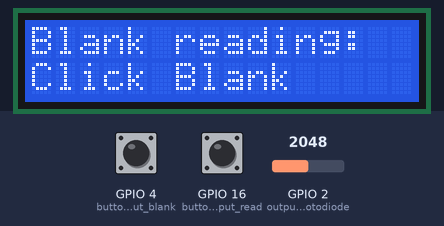
This sketch was run on a simulated ESP32. Parts: 16×2 character LCD. Inputs (shaded band) come from the test bench; at power-on: GPIO 4 (button_input_blank) HIGH, GPIO 16 (button_input_read) HIGH, GPIO 2 (output_photodiode) = 2048. What the sketch prints to the serial monitor is not drawn.

Above: at 2.9 s.
3.0 s: GPIO 4 (button_input_blank) pulled LOW for 0.15 s
At 3.6 s:
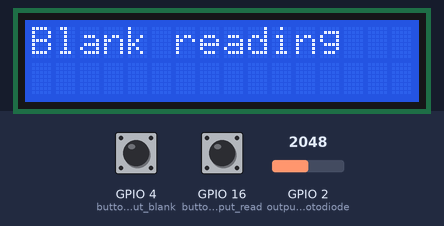
6.1 s: GPIO 16 (button_input_read) pulled LOW for 3.2 s
At 9.4 s:
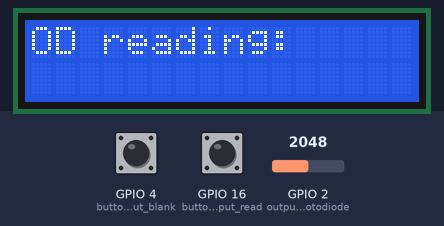
10.8 s: GPIO 4 (button_input_blank) pulled LOW for 3.2 s
At 18.0 s:
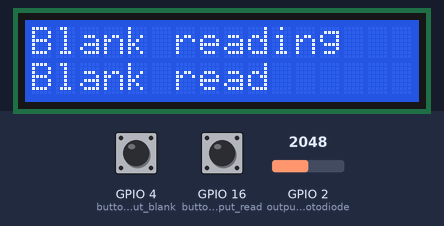
18.5 s: GPIO 4 (button_input_blank) pulled LOW for 1 s
At 19.6 s:
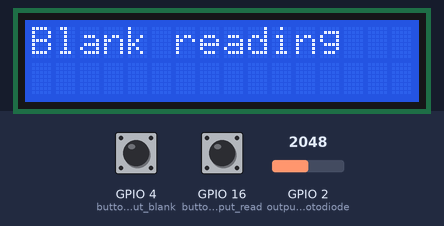
Timing chart, 0 to 21.5 s (numbered marks = the images above; inputs shaded):
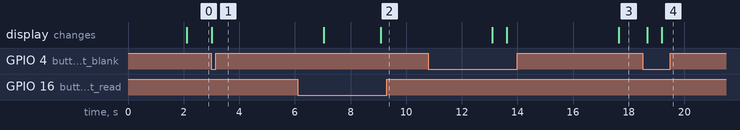

Measured:
- after the input at 3.0 s, the display: changes at once (image 1)
- after the input at 6.1 s, the display: first differs from a run without the input after 3.0 s (image 2)
- after the input at 10.8 s, the display: first differs from a run without the input after 2.8 s (image 3 shows a later state)
- after the input at 18.5 s, the display: first differs from a run without the input after 0.68 s (image 4)

The sketch:

seeFyou_backup.ino
```cpp
#include <Wire.h>
#include <LiquidCrystal_I2C.h>
#include <math.h>

// Arduino pins
// const int output_photodiode = A1;
// const int button_input_blank = A2;
// const int button_input_read = A3;

// ESP32 pins
const int output_photodiode = 2;
const int button_input_blank = 4;
const int button_input_read = 16;

// uncomment this (and below) and connect led to pin 15 if you want it to not stay on continuously, but how else will you know which way to put the cuvette in? lol
// const int ledPin = 15;

float blankReading = 0.0;
float value = 0.0;
LiquidCrystal_I2C lcd(0x27, 16, 2); // set the LCD address to 0x27 for a 16charsand2line display

void setup() {
  Serial.begin(9600);
  Serial.println("Starting");
  //analogReference(EXTERNAL);
  pinMode(output_photodiode, INPUT);
  pinMode(button_input_blank, INPUT_PULLUP);
  pinMode(button_input_read, INPUT_PULLUP);

  // Set welcome screen
  lcd.init(); // initialize the lcd
  lcd.backlight(); // open the backlight
  lcd.setCursor(2, 0);
  lcd.print("SemiQuant.com"); // Print a message to the LCD
  lcd.setCursor(2, 1); // set the cursor to column 2, line 1
  lcd.print("count4you"); // Print a message to the LCD.

  delay(2000);

  // Show Blank message
  lcd.clear();
  lcd.setCursor(0, 0);
  lcd.print("Blank reading:");
  lcd.setCursor(0, 1);
  lcd.print("Click Blank");

  // Wait for button_input_blank to be pressed
  while (digitalRead(button_input_blank) == HIGH) {
    // Wait for the button to be clicked
  }

  lcd.clear();
  lcd.print("Blank reading");
  // Get and display Blank reading
  blankReading = measureIntensity();
  Serial.print(blankReading);
  lcd.clear();
  lcd.setCursor(0, 0);
  lcd.print("Blank reading");
  lcd.setCursor(0, 1);
  lcd.print("Blank read");
  delay(2000);

  // Ask for Read
  lcd.clear();
  lcd.setCursor(0, 0);
  lcd.print("OD reading: ");
  lcd.setCursor(0, 1);
  lcd.print("Click Read");
}

void loop() {
  int buttonState = digitalRead(button_input_blank);
  int buttonState2 = digitalRead(button_input_read);

  // Serial.println(measureIntensity());

  // Serial.println("blankReading1");
  // Serial.println(blankReading);

  // check if the pushbutton is pressed. If it is, the buttonState is HIGH:
  if (buttonState == LOW) {
    lcd.clear();
    lcd.print("Blank reading");
    blankReading = measureIntensity();  // Corrected line
    Serial.print(blankReading);
    lcd.clear();
    lcd.setCursor(0, 0);
    lcd.print("Blank reading");
    lcd.setCursor(0, 1);
    lcd.print("Blank read");
    delay(1000);

    if (blankReading > 850){
      lcd.setCursor(0, 0);
      lcd.print("Underestimates as");
      lcd.setCursor(0, 1);
      lcd.print("blank 0 impedance");
    }
  };

  // Serial.println("blankReading2");
  // Serial.println(blankReading);

  if (buttonState2 == LOW) {
    lcd.clear();
    lcd.print("OD reading:");
    value = measureIntensity();

    // Serial.println(value);
    // float od = log10(1.0 / (value / blankReading));
    float od = -log(value / blankReading);

    lcd.setCursor(0, 1);
    if (value > 850 || value < 20 || value >= (blankReading - 4)){
      lcd.print("out of range");
      // lcd.clear();
      // lcd.setCursor(0, 0);
      // lcd.print(blankReading);
      // lcd.setCursor(0, 1);
      // lcd.print(value);
    }else{
      lcd.print(od);
    }

    Serial.println("value");
    Serial.println(value);
    Serial.println("blankReading3");
    Serial.println(blankReading);
  };

  delay(500);
}


float measureIntensity() {
    int sumValues = 0;
    int reads = 0;
    // digitalWrite(ledPin, HIGH);
    // delay(500);
    while (reads < 20) {
        sumValues += analogRead(output_photodiode);
        reads++;
        delay(200);
    }
    // digitalWrite(ledPin, LOW);
    float averageIntensity = sumValues / reads;
    Serial.println(averageIntensity);  // Print average intensity
    // averageIntensity = map(averageIntensity, 20, 850, 0, 1000);
    return averageIntensity;
}
```
